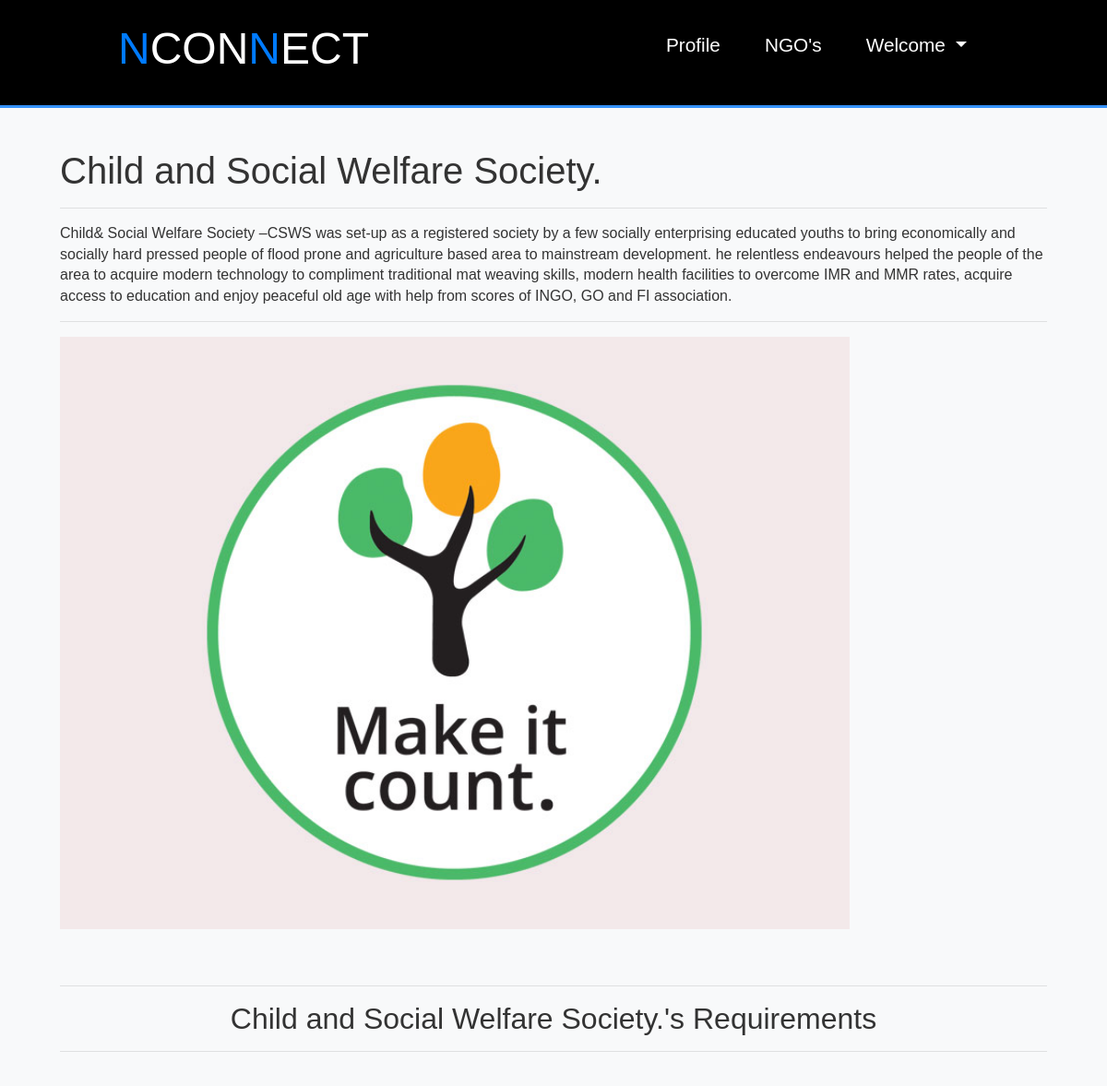
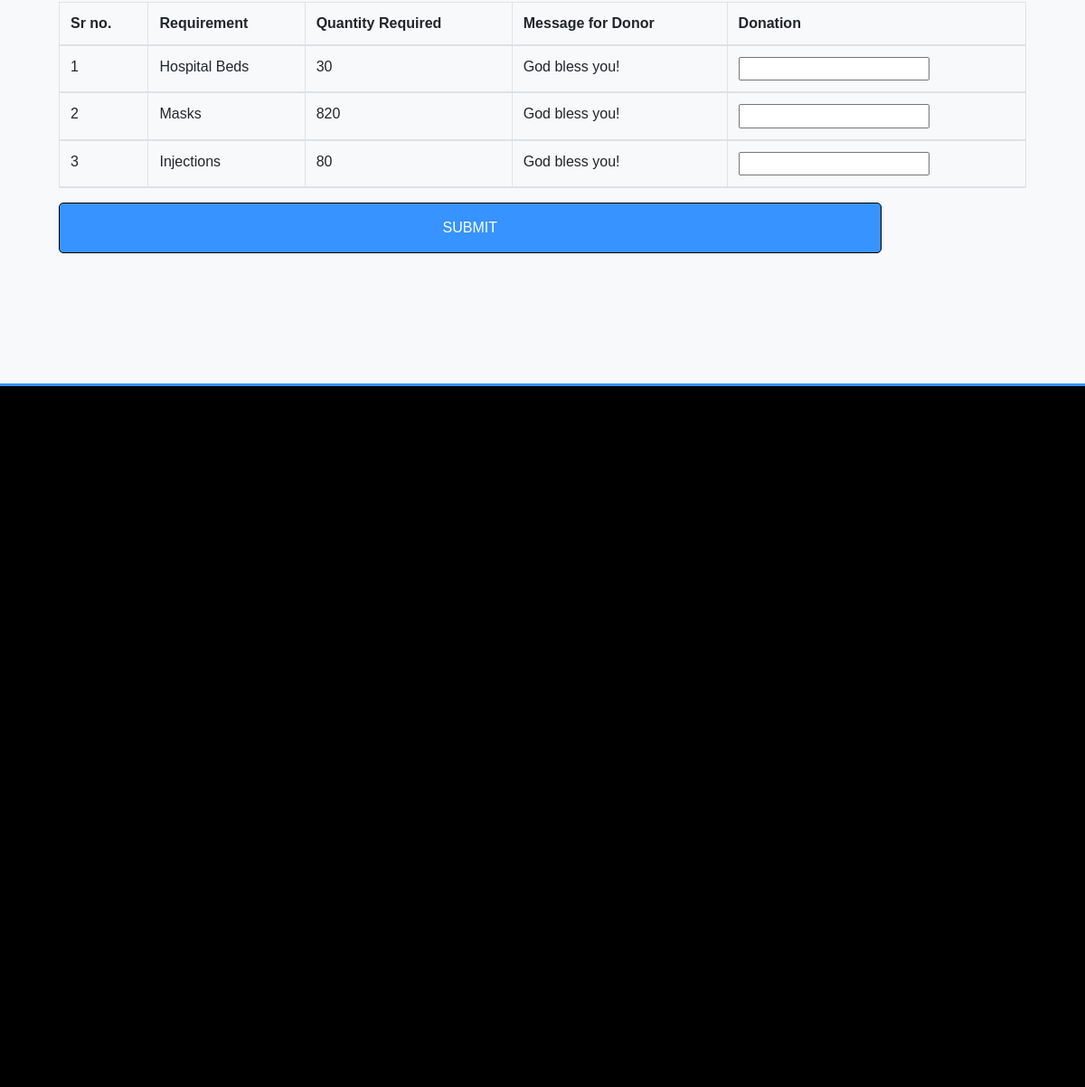
The app's page /user_ngo_information/2/ (signed in) with its own data (2 pictures, top to bottom).
### NGO_App/models.py (models this page shows, shortened)
class NGOProfile(models.Model):
    user = models.OneToOneField(User,on_delete=models.CASCADE)
    registration_number=models.CharField(unique=True,max_length=10)
    ngo_name=models.CharField(max_length=50)
    certificate=models.ImageField(blank=False,upload_to='certificate_pics')
    image=models.ImageField(upload_to='ngo_images')
    description=models.TextField(max_length=1000)
    contact = models.CharField(max_length=10)
    country=models.CharField(max_length=50)
    state=models.CharField(max_length=50)
    city=models.CharField(max_length=50)
    pincode=models.CharField(max_length=50)
    verfied=models.BooleanField(default=False)
    address_line_1=models.CharField(max_length=200)
    def __str__(self):
        return self.user.username

class NgoRequirements(models.Model):
    ngo = models.ForeignKey(NGOProfile,on_delete=models.CASCADE)
    requirement= models.CharField(max_length=60,null=False)
    quantity=models.IntegerField(null=False)
    message=models.CharField(max_length=300)

### NGO_App/views.py (the view, shortened to what this page needs)
# urls.py: path('user_ngo_information/<int:ngo_pk>/',user_ngo_information,name="user_ngo_information"),
def user_ngo_information(request,ngo_pk):
    if not request.user.is_authenticated:
        return redirect('user_login')
    ngo=NGOProfile.objects.get(id=ngo_pk)
    ngo_req=NgoRequirements.objects.filter(ngo=ngo)
    user=User.objects.get(username=ngo)
    ngo_details=NGOProfile.objects.get(user=user)
    error=""
    data={"ngo_req":ngo_req,"ngo_details":ngo_details,'error':error}
    return render(request,"user_ngo_information.html",data)

### NGO_App/templates/user_ngo_information.html (shortened to what this page needs)
{% extends 'user_navigation.html' %}
{% load static %}
{% block  user_body %}
<section id="signup">
  <div class="bg-light">
    <br><br>
    <div class="container">
      <h1>{{ngo_details.ngo_name}}</h1>
      <hr>
      <p>{{ngo_details.description}}</p>
      <hr>
      <img src="{{ngo_details.image.url}}" alt="" height="80%" width="80%">
      <br><br><br>
      <hr>
      <h2 class="text-center">{{ngo_details.ngo_name}}'s Requirements</h2>
      <hr>
      <form  method="post">
      <table class="table table-bordered" id=mytable>
        <thead>
          <tr>
            <th>Sr no.</th>
            <th>Requirement</th>
            <th>Quantity Required</th>
            <th>Message for Donor</th>
            <th>Donation</th>
          </tr>
            {% for i in ngo_req %}
            <tr>
              <td>{{ forloop.counter }}</td>
              <td>{{i.requirement}}</td>
              <td>{{i.quantity}}</td>
              <td>{{i.message}}</td>
              <td><input type="number" min=0 name="donation{{i.id}}" value=""></td>
            </tr>
            {% endfor %}
            <br>
        </thead>
      </table>
      <button class='signup-btn' type="submit" name="submit" >SUBMIT</button>
      <br><br><br><br><br><br>
      </form>
    </div>
  </div>
</section>
{% endblock %}

### NGO_App/static/css/full.css (style rules this page uses)
* { margin:0; padding: 0; box-sizing: border-box; scroll-behavior: smooth; }
body { font-family: Arial, sans-serif; line-height: 1.4; color: #fff; overflow-x: scroll; }
.container { max-width: 1100px; margin: auto; }
.bg-light { background: #f4f4f4; color: #333; }
#signup .signup-btn { width: 85%; display: inline-block; padding: 1rem 2rem; border: 1px solid black; border-radius: 5px; font-size: 1rem; background: #3693FF; color: #fff; margin-bottom: 2rem; cursor: pointer; transition: 0.25s; }

### records on screen
NGOProfile: ngo_name "Child and Social Welfare Society.", description "Child& Social Welfare Society –CSWS was set-up as a registered society by a few socially enterprising educated youths to bring economically and socially hard pressed people of flood prone and agriculture based area to mainstream development. he relentless endeavours helped the people of the area to acquire modern technology to compliment traditional mat weaving skills, modern health facilities to overcome IMR and MMR rates, acquire access to education and enjoy peaceful old age with help from scores of INGO, GO and FI association.", image (picture)
NgoRequirements: requirement "Hospital Beds", quantity "30", message "God bless you!"
NgoRequirements: requirement "Masks", quantity "820", message "God bless you!"
NgoRequirements: requirement "Injections", quantity "80", message "God bless you!"
